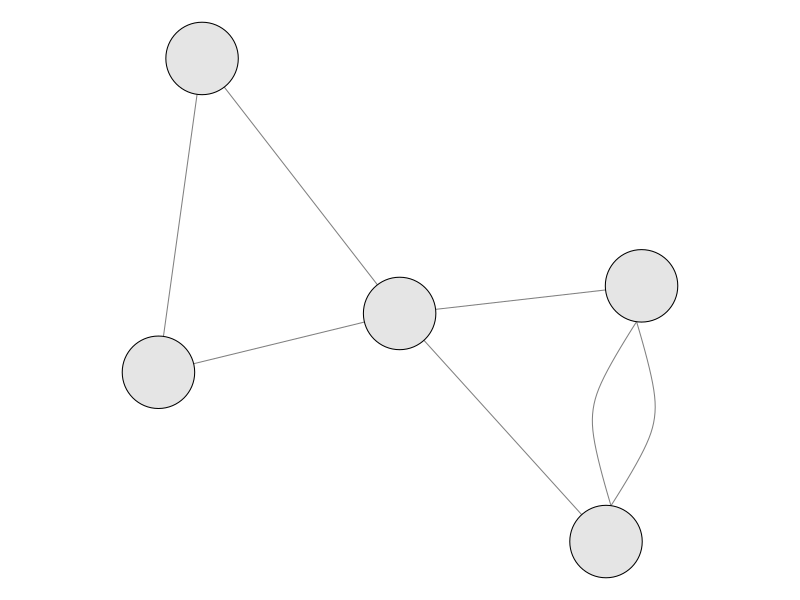
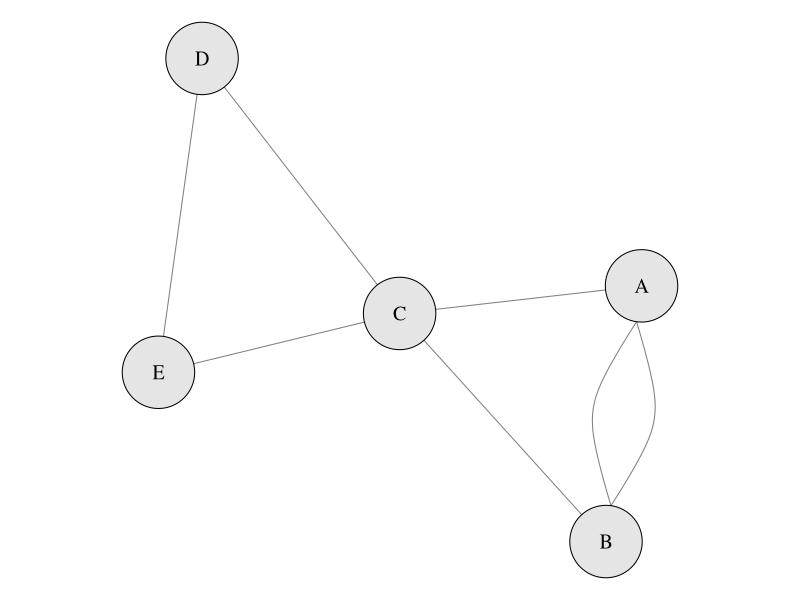
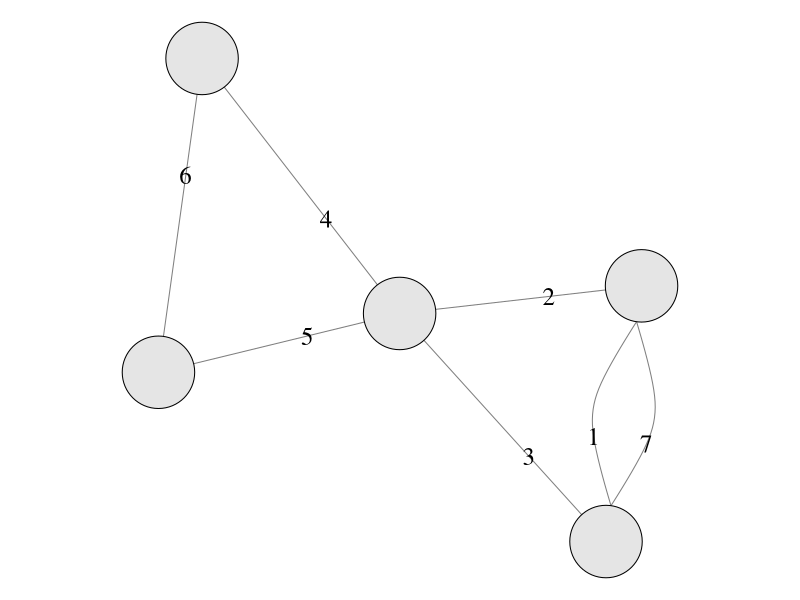
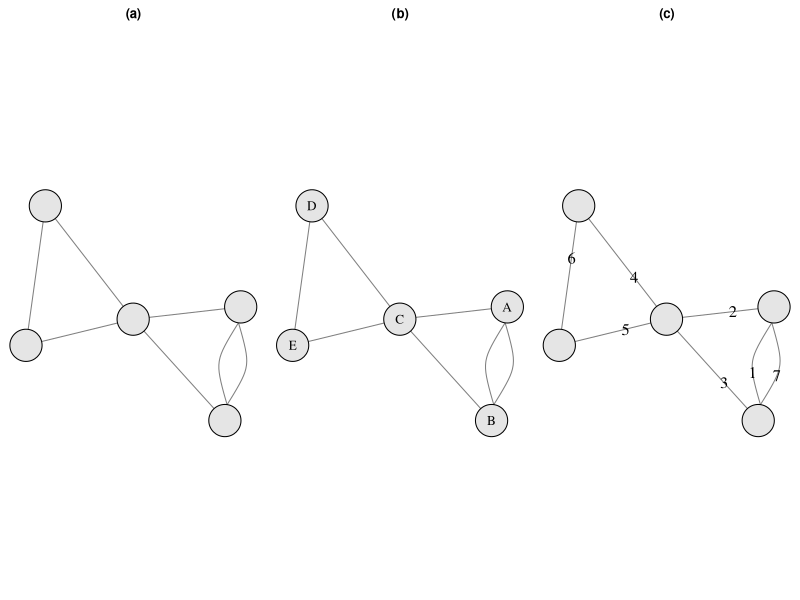

Write the R code that produced these figures, in order.
library(igraph)

set.seed(123)
# --- Setup (same as before) ---
edges <- data.frame(
  from = c("A", "A", "B", "C", "C", "D", "A"),
  to = c("B", "C", "C", "D", "E", "E", "B"),
  label = c("1", "2", "3", "4", "5", "6", "7")
)
g <- graph_from_data_frame(edges, directed = FALSE)
layout <- layout_with_fr(g)
E(g)$curved <- curve_multiple(g)


# --- 1) Save Plain graph (no labels) to PDF ---
pdf("graph_plain.pdf", width = 3, height = 2)
par(mar = c(0, 0, 0, 0)) # Set margins to zero for a clean look
plot(g,
  layout = layout,
  vertex.label = NA,
  vertex.color = "gray90",
  vertex.size = 30,
  edge.color = "gray50",
  edge.label = NA
)
dev.off()

# --- 2) Save Graph with vertex labels to PDF ---
pdf("graph_vertex_labels.pdf", width = 3, height = 2)
par(mar = c(0, 0, 0, 0))
plot(g,
  layout = layout,
  vertex.label = V(g)$name,
  vertex.label.color = "black",
  vertex.label.cex = 1.2,
  vertex.color = "gray90",
  vertex.size = 30,
  edge.color = "gray50",
  edge.label = NA
)
dev.off()

# --- 3) Save Graph with edge labels to PDF ---
pdf("graph_edge_labels.pdf", width = 3, height = 2)
par(mar = c(0, 0, 0, 0))
plot(g,
  layout = layout,
  vertex.label = NA,
  vertex.color = "gray90",
  vertex.size = 30,
  edge.color = "gray50",
  edge.label = E(g)$label,
  edge.label.color = "black",
  edge.label.cex = 1.5
)
dev.off()

pdf("combined_graphs.pdf", width = 4, height = 2)
par(mfrow = c(1, 3), mar = c(0, 0, 2, 0))
plot(g,
  layout = layout,
  vertex.label = NA,
  vertex.color = "gray90",
  vertex.size = 30,
  edge.color = "gray50",
  edge.label = NA,
  main = "(a)"
)

plot(g,
  layout = layout,
  vertex.label = V(g)$name,
  vertex.label.color = "black",
  vertex.label.cex = 1.2,
  vertex.color = "gray90",
  vertex.size = 30,
  edge.color = "gray50",
  edge.label = NA,
  main = "(b)"
)

plot(g,
  layout = layout,
  vertex.label = NA,
  vertex.color = "gray90",
  vertex.size = 30,
  edge.color = "gray50",
  edge.label = E(g)$label,
  edge.label.color = "black",
  edge.label.cex = 1.5,
  main = "(c)"
)

dev.off()
par(mfrow = c(1, 1))
